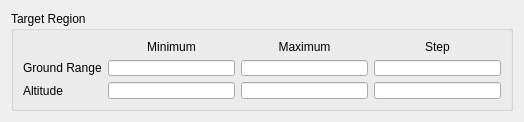
<?xml version="1.0" encoding="UTF-8"?>
<ui version="4.0">
 <class>VerticalMapTargetRegionWidget</class>
 <widget class="QWidget" name="VerticalMapTargetRegionWidget">
  <property name="geometry">
   <rect>
    <x>0</x>
    <y>0</y>
    <width>524</width>
    <height>117</height>
   </rect>
  </property>
  <property name="sizePolicy">
   <sizepolicy hsizetype="Preferred" vsizetype="Fixed">
    <horstretch>0</horstretch>
    <verstretch>0</verstretch>
   </sizepolicy>
  </property>
  <property name="windowTitle">
   <string>Form</string>
  </property>
  <layout class="QVBoxLayout" name="verticalLayout">
   <item alignment="Qt::AlignTop">
    <widget class="QGroupBox" name="targetGroupBox">
     <property name="sizePolicy">
      <sizepolicy hsizetype="Minimum" vsizetype="Expanding">
       <horstretch>0</horstretch>
       <verstretch>0</verstretch>
      </sizepolicy>
     </property>
     <property name="maximumSize">
      <size>
       <width>706</width>
       <height>100</height>
      </size>
     </property>
     <property name="styleSheet">
      <string notr="true"/>
     </property>
     <property name="title">
      <string>Target Region</string>
     </property>
     <property name="alignment">
      <set>Qt::AlignLeading|Qt::AlignLeft|Qt::AlignTop</set>
     </property>
     <property name="flat">
      <bool>false</bool>
     </property>
     <layout class="QGridLayout" name="gridLayout_2">
      <item row="2" column="3">
       <widget class="UtQtLengthValueEdit" name="mAltitudeMaxEdit">
        <property name="maximumSize">
         <size>
          <width>134</width>
          <height>20</height>
         </size>
        </property>
        <property name="styleSheet">
         <string notr="true"/>
        </property>
       </widget>
      </item>
      <item row="2" column="0">
       <widget class="QLabel" name="label">
        <property name="text">
         <string>Altitude</string>
        </property>
       </widget>
      </item>
      <item row="2" column="1">
       <widget class="UtQtLengthValueEdit" name="mAltitudeMinEdit">
        <property name="maximumSize">
         <size>
          <width>134</width>
          <height>20</height>
         </size>
        </property>
        <property name="styleSheet">
         <string notr="true"/>
        </property>
       </widget>
      </item>
      <item row="1" column="3">
       <widget class="UtQtLengthValueEdit" name="mGroundRangeMaxEdit">
        <property name="maximumSize">
         <size>
          <width>134</width>
          <height>20</height>
         </size>
        </property>
       </widget>
      </item>
      <item row="2" column="4">
       <widget class="UtQtLengthValueEdit" name="mAltitudeStepEdit">
        <property name="maximumSize">
         <size>
          <width>134</width>
          <height>20</height>
         </size>
        </property>
        <property name="styleSheet">
         <string notr="true"/>
        </property>
       </widget>
      </item>
      <item row="1" column="1">
       <widget class="UtQtLengthValueEdit" name="mGroundRangeMinEdit">
        <property name="maximumSize">
         <size>
          <width>134</width>
          <height>20</height>
         </size>
        </property>
        <property name="styleSheet">
         <string notr="true"/>
        </property>
       </widget>
      </item>
      <item row="1" column="0">
       <widget class="QLabel" name="label_3">
        <property name="text">
         <string>Ground Range</string>
        </property>
       </widget>
      </item>
      <item row="1" column="4">
       <widget class="UtQtLengthValueEdit" name="mGroundRangeStepEdit">
        <property name="maximumSize">
         <size>
          <width>134</width>
          <height>20</height>
         </size>
        </property>
       </widget>
      </item>
      <item row="0" column="3">
       <widget class="QLabel" name="label_4">
        <property name="text">
         <string>Maximum</string>
        </property>
        <property name="alignment">
         <set>Qt::AlignCenter</set>
        </property>
       </widget>
      </item>
      <item row="0" column="4">
       <widget class="QLabel" name="label_5">
        <property name="text">
         <string>Step</string>
        </property>
        <property name="alignment">
         <set>Qt::AlignCenter</set>
        </property>
       </widget>
      </item>
      <item row="0" column="1">
       <widget class="QLabel" name="label_2">
        <property name="text">
         <string>Minimum</string>
        </property>
        <property name="alignment">
         <set>Qt::AlignCenter</set>
        </property>
       </widget>
      </item>
     </layout>
    </widget>
   </item>
  </layout>
 </widget>
 <customwidgets>
  <customwidget>
   <class>UtQtLengthValueEdit</class>
   <extends>QLineEdit</extends>
   <header>UtQtUnitValueEdit.hpp</header>
  </customwidget>
 </customwidgets>
 <tabstops>
  <tabstop>mGroundRangeMinEdit</tabstop>
  <tabstop>mGroundRangeMaxEdit</tabstop>
  <tabstop>mGroundRangeStepEdit</tabstop>
  <tabstop>mAltitudeMinEdit</tabstop>
  <tabstop>mAltitudeMaxEdit</tabstop>
  <tabstop>mAltitudeStepEdit</tabstop>
 </tabstops>
 <resources/>
 <connections/>
</ui>
